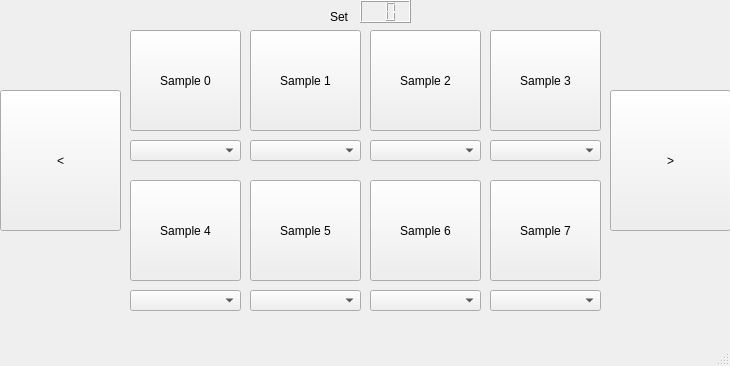
<?xml version="1.0" encoding="UTF-8"?>
<ui version="4.0">
 <class>SamplerWindow</class>
 <widget class="QMainWindow" name="SamplerWindow">
  <property name="geometry">
   <rect>
    <x>0</x>
    <y>0</y>
    <width>730</width>
    <height>366</height>
   </rect>
  </property>
  <property name="windowTitle">
   <string>SamplerWindow</string>
  </property>
  <widget class="QWidget" name="centralwidget">
   <widget class="QPushButton" name="prevSetBtn">
    <property name="geometry">
     <rect>
      <x>0</x>
      <y>90</y>
      <width>121</width>
      <height>141</height>
     </rect>
    </property>
    <property name="text">
     <string>&lt;</string>
    </property>
   </widget>
   <widget class="QPushButton" name="nextSetBtn">
    <property name="geometry">
     <rect>
      <x>610</x>
      <y>90</y>
      <width>121</width>
      <height>141</height>
     </rect>
    </property>
    <property name="text">
     <string>&gt;</string>
    </property>
    <property name="flat">
     <bool>false</bool>
    </property>
   </widget>
   <widget class="QLabel" name="label">
    <property name="geometry">
     <rect>
      <x>330</x>
      <y>10</y>
      <width>47</width>
      <height>13</height>
     </rect>
    </property>
    <property name="text">
     <string>Set</string>
    </property>
   </widget>
   <widget class="QPushButton" name="sample0Btn">
    <property name="geometry">
     <rect>
      <x>130</x>
      <y>30</y>
      <width>111</width>
      <height>101</height>
     </rect>
    </property>
    <property name="acceptDrops">
     <bool>true</bool>
    </property>
    <property name="text">
     <string>Sample 0</string>
    </property>
   </widget>
   <widget class="QPushButton" name="sample1Btn">
    <property name="geometry">
     <rect>
      <x>250</x>
      <y>30</y>
      <width>111</width>
      <height>101</height>
     </rect>
    </property>
    <property name="acceptDrops">
     <bool>true</bool>
    </property>
    <property name="text">
     <string>Sample 1</string>
    </property>
   </widget>
   <widget class="QPushButton" name="sample2Btn">
    <property name="geometry">
     <rect>
      <x>370</x>
      <y>30</y>
      <width>111</width>
      <height>101</height>
     </rect>
    </property>
    <property name="acceptDrops">
     <bool>true</bool>
    </property>
    <property name="text">
     <string>Sample 2</string>
    </property>
   </widget>
   <widget class="QPushButton" name="sample3Btn">
    <property name="geometry">
     <rect>
      <x>490</x>
      <y>30</y>
      <width>111</width>
      <height>101</height>
     </rect>
    </property>
    <property name="acceptDrops">
     <bool>true</bool>
    </property>
    <property name="text">
     <string>Sample 3</string>
    </property>
   </widget>
   <widget class="QPushButton" name="sample4Btn">
    <property name="geometry">
     <rect>
      <x>130</x>
      <y>180</y>
      <width>111</width>
      <height>101</height>
     </rect>
    </property>
    <property name="acceptDrops">
     <bool>true</bool>
    </property>
    <property name="text">
     <string>Sample 4</string>
    </property>
   </widget>
   <widget class="QPushButton" name="sample6Btn">
    <property name="geometry">
     <rect>
      <x>370</x>
      <y>180</y>
      <width>111</width>
      <height>101</height>
     </rect>
    </property>
    <property name="acceptDrops">
     <bool>true</bool>
    </property>
    <property name="text">
     <string>Sample 6</string>
    </property>
   </widget>
   <widget class="QPushButton" name="sample7Btn">
    <property name="geometry">
     <rect>
      <x>490</x>
      <y>180</y>
      <width>111</width>
      <height>101</height>
     </rect>
    </property>
    <property name="acceptDrops">
     <bool>true</bool>
    </property>
    <property name="text">
     <string>Sample 7</string>
    </property>
   </widget>
   <widget class="QPushButton" name="sample5Btn">
    <property name="geometry">
     <rect>
      <x>250</x>
      <y>180</y>
      <width>111</width>
      <height>101</height>
     </rect>
    </property>
    <property name="acceptDrops">
     <bool>true</bool>
    </property>
    <property name="text">
     <string>Sample 5</string>
    </property>
   </widget>
   <widget class="QComboBox" name="sample0Box">
    <property name="geometry">
     <rect>
      <x>130</x>
      <y>140</y>
      <width>111</width>
      <height>21</height>
     </rect>
    </property>
    <property name="frame">
     <bool>true</bool>
    </property>
   </widget>
   <widget class="QLCDNumber" name="setLcdNumber">
    <property name="geometry">
     <rect>
      <x>360</x>
      <y>0</y>
      <width>51</width>
      <height>23</height>
     </rect>
    </property>
    <property name="smallDecimalPoint">
     <bool>false</bool>
    </property>
    <property name="digitCount">
     <number>2</number>
    </property>
    <property name="intValue" stdset="0">
     <number>0</number>
    </property>
   </widget>
   <widget class="QComboBox" name="sample1Box">
    <property name="geometry">
     <rect>
      <x>250</x>
      <y>140</y>
      <width>111</width>
      <height>21</height>
     </rect>
    </property>
   </widget>
   <widget class="QComboBox" name="sample2Box">
    <property name="geometry">
     <rect>
      <x>370</x>
      <y>140</y>
      <width>111</width>
      <height>21</height>
     </rect>
    </property>
   </widget>
   <widget class="QComboBox" name="sample3Box">
    <property name="geometry">
     <rect>
      <x>490</x>
      <y>140</y>
      <width>111</width>
      <height>21</height>
     </rect>
    </property>
   </widget>
   <widget class="QComboBox" name="sample4Box">
    <property name="geometry">
     <rect>
      <x>130</x>
      <y>290</y>
      <width>111</width>
      <height>21</height>
     </rect>
    </property>
   </widget>
   <widget class="QComboBox" name="sample5Box">
    <property name="geometry">
     <rect>
      <x>250</x>
      <y>290</y>
      <width>111</width>
      <height>21</height>
     </rect>
    </property>
   </widget>
   <widget class="QComboBox" name="sample7Box">
    <property name="geometry">
     <rect>
      <x>490</x>
      <y>290</y>
      <width>111</width>
      <height>21</height>
     </rect>
    </property>
   </widget>
   <widget class="QComboBox" name="sample6Box">
    <property name="geometry">
     <rect>
      <x>370</x>
      <y>290</y>
      <width>111</width>
      <height>21</height>
     </rect>
    </property>
   </widget>
  </widget>
  <widget class="QMenuBar" name="menubar">
   <property name="geometry">
    <rect>
     <x>0</x>
     <y>0</y>
     <width>730</width>
     <height>20</height>
    </rect>
   </property>
  </widget>
  <widget class="QStatusBar" name="statusbar"/>
 </widget>
 <resources/>
 <connections/>
</ui>
